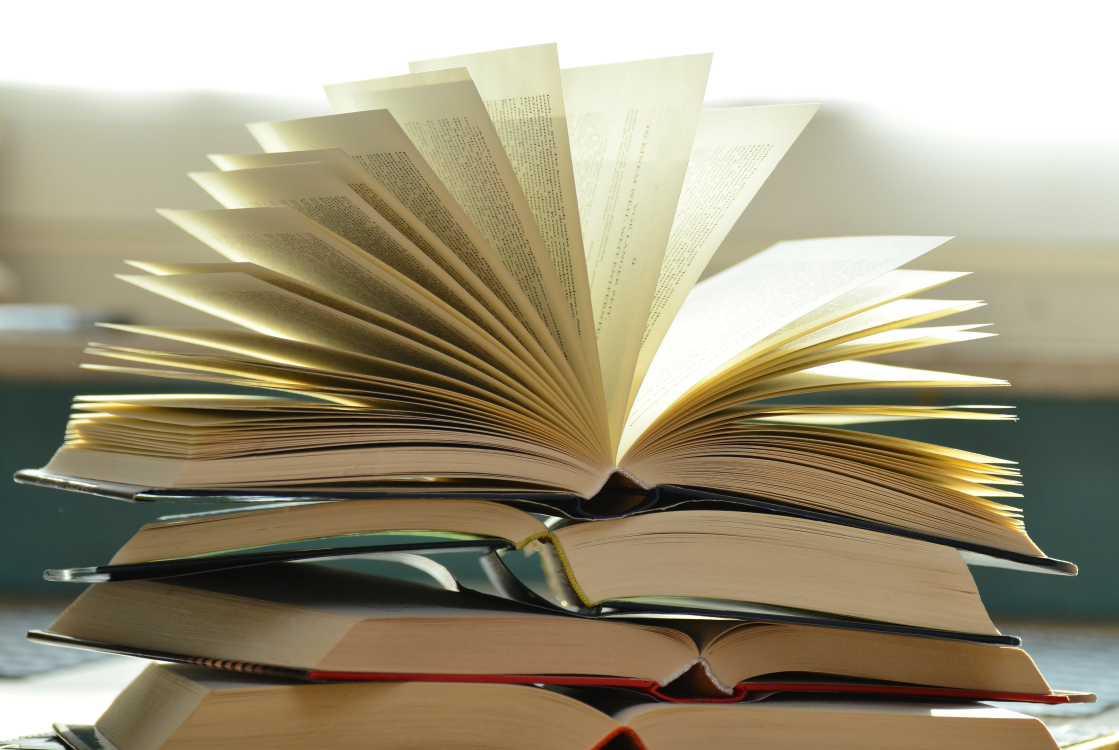
#> input picture Front End/Webpage/HACK/Images/books-book-pages-read-literature-159866.jpeg, 3355 x 2250 px, given in place of rsz_wide.jpg, which was not available (shown at 1/3 size)
$ python rsz_wide.py   (older library calls are emulated)
#> lines starting #> are read from the running program, lines starting #| are printed output that depends on the picture; after the words box and inside, x2 and y2 are one past the last pixel; in counts of white or black regions, pixels touching at a corner belong together; pictures that were not available may be replaced by others from this repository, and a replacement may not be noted
# import the necessary packages
from scipy.spatial import distance as dist
from imutils import perspective
from imutils import contours
import numpy as np
import argparse
import imutils
import cv2
from google.colab.patches import cv2_imshow

def midpoint(ptA, ptB):
    return ((ptA[0] + ptB[0]) * 0.5, (ptA[1] + ptB[1]) * 0.5)

# [8 lines of commented-out code are left out]
image = cv2.imread("rsz_wide.jpg")
#> image is the input picture: shape (2250, 3355, 3); mean B, G, R 126.6, 151.6, 160.2
# image = cv2.rotate(image, cv2.ROTATE_90_COUNTERCLOCKWISE)
gray = cv2.cvtColor(image, cv2.COLOR_BGR2GRAY)
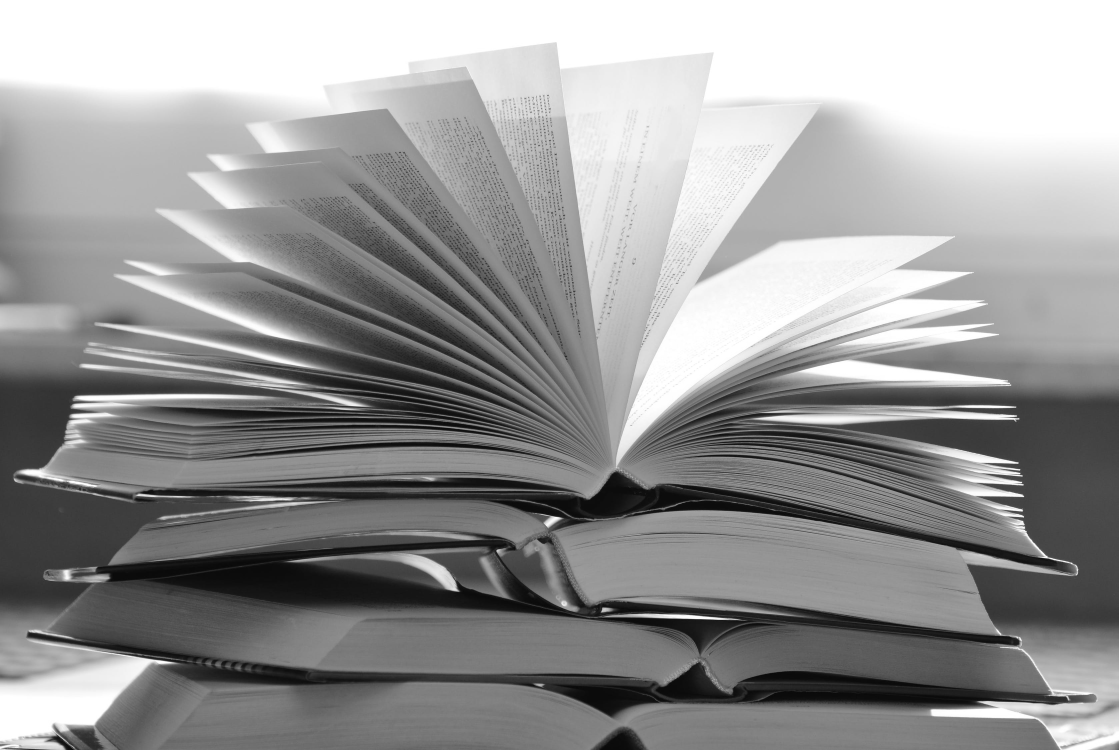
#> gray: shape (2250, 3355) (shown at 1/3 size); min 1, max 255, mean 151.4
gray = cv2.GaussianBlur(gray, (7, 7), 0)

# perform edge detection, then perform a dilation + erosion to close gaps in between object edges
edged = cv2.Canny(gray, 50, 100)
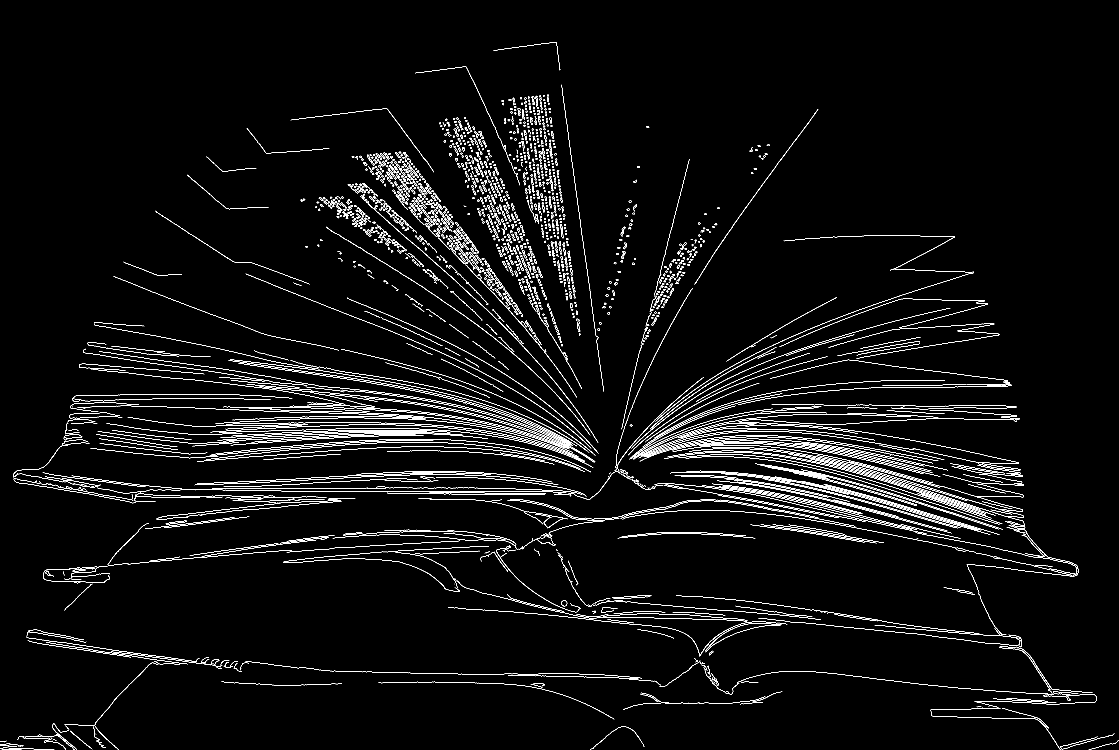
#> edged: shape (2250, 3355) (shown at 1/3 size); 2.6% white in thin lines or dots
edged = cv2.dilate(edged, None, iterations=1)
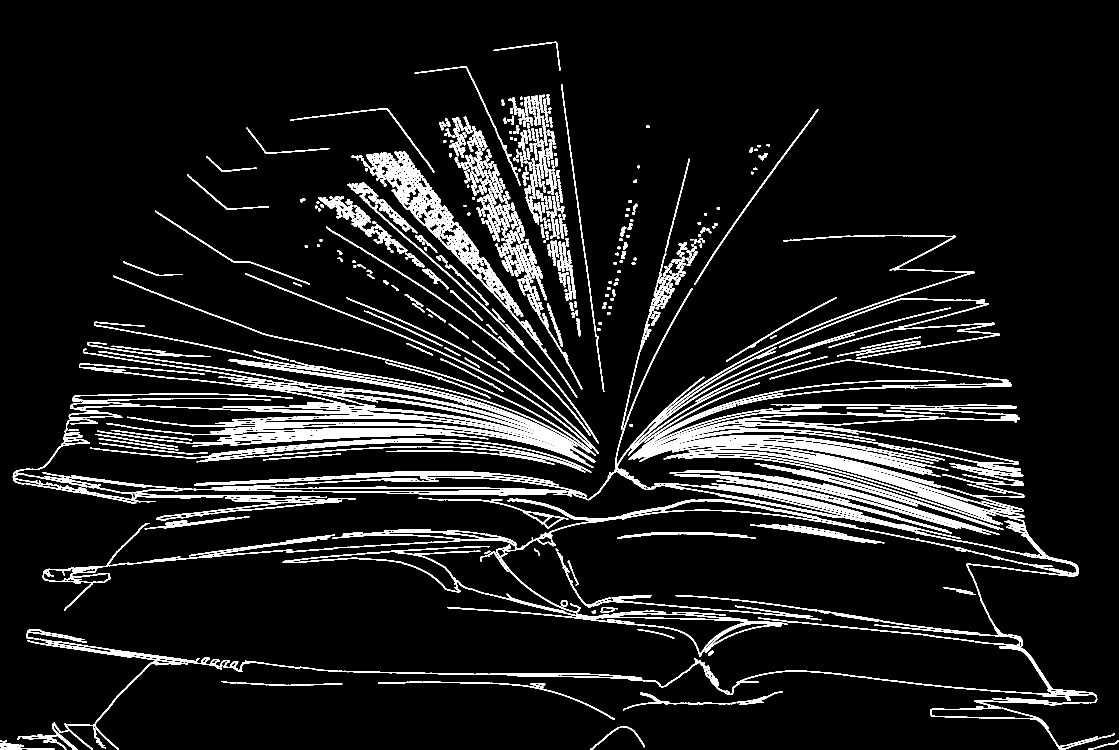
#> edged: shape (2250, 3355) (shown at 1/3 size); 8.3% white; 807 white regions (2 under 20 px), largest, box (x1, y1, x2, y2) and area: (38, 705, 3344, 2250) 192545, (231, 965, 1787, 1404) 81888, (1100, 454, 1732, 1193) 30124
edged = cv2.erode(edged, None, iterations=1)
#> edged: shape (2250, 3355); 3.3% white; 1328 white regions (50 under 20 px)

# find contours in the edge map
cnts = cv2.findContours(edged.copy(), cv2.RETR_EXTERNAL, cv2.CHAIN_APPROX_SIMPLE)
#> cnts = 1327 contours, 654 with area under 20; largest, box (x1, y1, x2, y2) and area: (232, 1054, 1786, 1403) 50848, (1887, 1141, 3291, 2250) 46424, (591, 1326, 1755, 1416) 11338, (2010, 1412, 2999, 1604) 9078, (998, 1497, 2566, 1649) 4940
cnts = imutils.grab_contours(cnts)

# sort the contours from left-to-right and initialize the 'pixels per metric' calibration variable
(cnts, _) = contours.sort_contours(cnts)
pixelsPerMetric = None

# loop over the contours individually
for c in cnts:
    # if the contour is not sufficiently large, ignore it
    if cv2.contourArea(c) < 200:
        continue

    # compute the rotated bounding box of the contour
    orig = image.copy()
    box = cv2.minAreaRect(c)
    box = cv2.cv.BoxPoints(box) if imutils.is_cv2() else cv2.boxPoints(box)
    box = np.array(box, dtype="int")

    # order the points in the contour such that they appear in top-left, top-right, bottom-right, and bottom-left order, then draw the outline of the rotated bounding box
    box = perspective.order_points(box)
    cv2.drawContours(orig, [box.astype("int")], -1, (0, 255, 0), 2)

    # loop over the original points and draw them
    for (x, y) in box:
        cv2.circle(orig, (int(x), int(y)), 5, (0, 0, 255), -1)

    # unpack the ordered bounding box, then compute the midpoint between the top-left and top-right coordinates, followed by the midpoint between bottom-left and bottom-right coordinates
    (tl, tr, br, bl) = box
    (tltrX, tltrY) = midpoint(tl, tr)
    (blbrX, blbrY) = midpoint(bl, br)

    # compute the midpoint between the top-left and top-right points, followed by the midpoint between the top-righ and bottom-right
    (tlblX, tlblY) = midpoint(tl, bl)
    (trbrX, trbrY) = midpoint(tr, br)

    # draw the midpoints on the image
    cv2.circle(orig, (int(tltrX), int(tltrY)), 5, (255, 0, 0), -1)
    cv2.circle(orig, (int(blbrX), int(blbrY)), 5, (255, 0, 0), -1)
    cv2.circle(orig, (int(tlblX), int(tlblY)), 5, (255, 0, 0), -1)
    cv2.circle(orig, (int(trbrX), int(trbrY)), 5, (255, 0, 0), -1)

    # draw lines between the midpoints
    cv2.line(orig, (int(tltrX), int(tltrY)), (int(blbrX), int(blbrY)), (255, 0, 255), 2)
    cv2.line(orig, (int(tlblX), int(tlblY)), (int(trbrX), int(trbrY)), (255, 0, 255), 2)

    # compute the Euclidean distance between the midpoints
    dA = dist.euclidean((tltrX, tltrY), (blbrX, blbrY))
    dB = dist.euclidean((tlblX, tlblY), (trbrX, trbrY))

    if pixelsPerMetric is None:
        pixelsPerMetric = dA / 80

    # compute the size of the object
    dimA = dA / pixelsPerMetric
    dimB = dB / pixelsPerMetric

    # draw the object sizes on the image
    cv2.putText(orig, "{:.1f}in".format(dimA), (int(tltrX - 15), int(tltrY - 10)), cv2.FONT_HERSHEY_SIMPLEX, 0.65, (0, 0, 0), 2)
    cv2.putText(orig, "{:.1f}in".format(dimB), (int(trbrX + 10), int(trbrY)), cv2.FONT_HERSHEY_SIMPLEX, 0.65, (0, 0, 0), 2)

    # show the output image
    cv2_imshow(orig)
#> (the run stopped early here; a loop or call above may not have finished)
